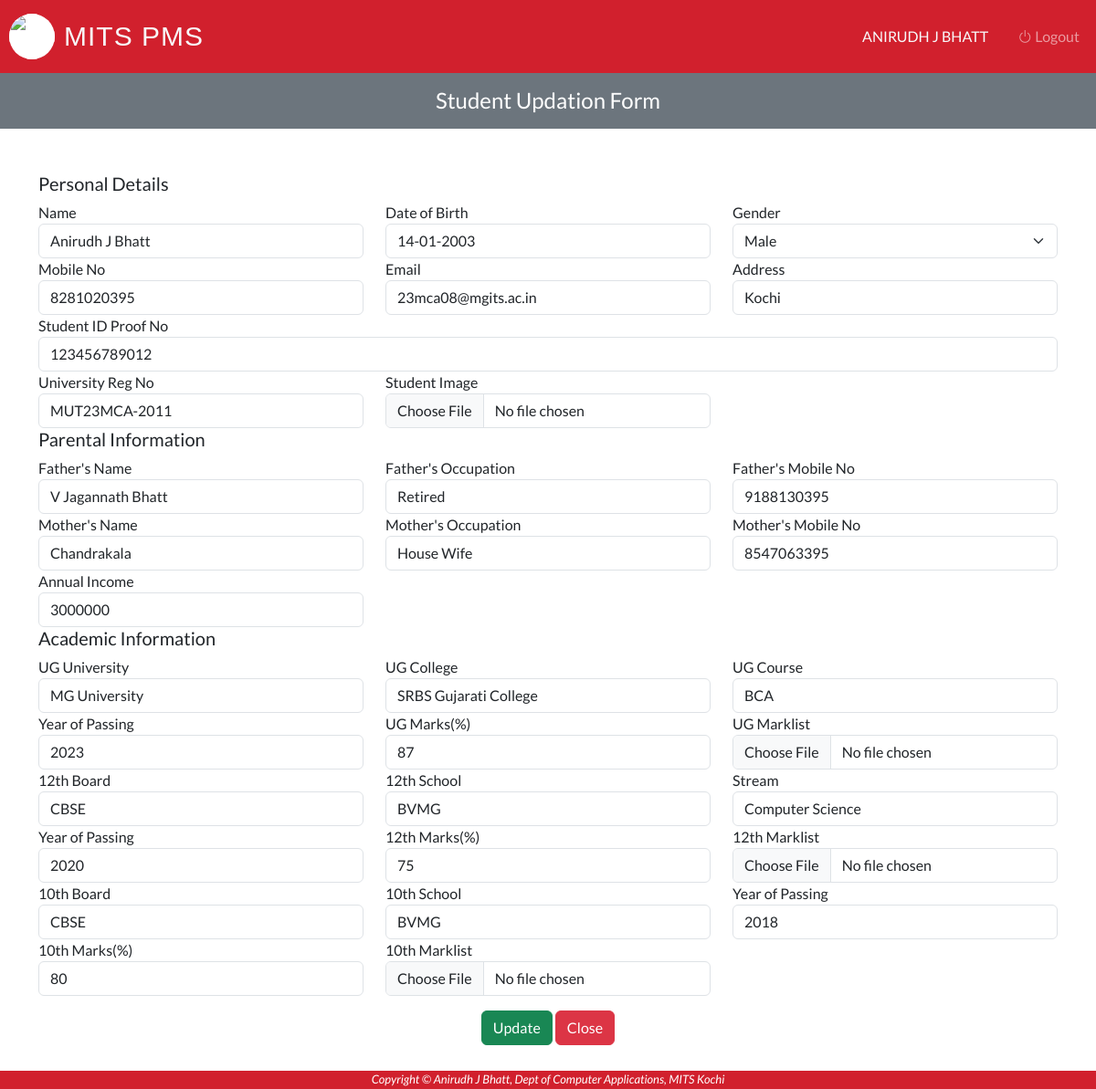
Page /Student/update-student.php?Stud_ID=23MCA08 (signed in) on the committed database.
### tables this page shows
CREATE TABLE `student` (
  `Stud_ID` varchar(50) NOT NULL,
  `Stud_Name` varchar(50) NOT NULL,
  `Stud_DOB` varchar(20) NOT NULL,
  `Stud_Gender` varchar(10) NOT NULL,
  `Stud_Mob` varchar(15) NOT NULL,
  `Stud_Email` varchar(50) NOT NULL,
  `Stud_Address` varchar(250) NOT NULL,
  `Stud_Course` varchar(50) NOT NULL,
  `Stud_Batch` varchar(25) NOT NULL,
  `Stud_ID_No` varchar(15) NOT NULL,
  `Stud_Reg_No` varchar(50) NOT NULL,
  `Stud_Father_Name` varchar(50) NOT NULL,
  `Stud_Father_Occ` varchar(50) NOT NULL,
  `Stud_Father_No` varchar(11) NOT NULL,
  `Stud_Mother_Name` varchar(50) NOT NULL,
  `Stud_Mother_Occ` varchar(50) NOT NULL,
  `Stud_Mother_No` varchar(11) NOT NULL,
  `Annual_Income` int(11) NOT NULL,
  `UG_Univ` varchar(50) NOT NULL,
  `UG_College` varchar(50) NOT NULL,
  `UG_Course` varchar(50) NOT NULL,
  `YOP_UG` int(5) NOT NULL,
  `Marks_UG` double DEFAULT NULL,
  `Board_12th` varchar(25) NOT NULL,
  `School_12th` varchar(50) NOT NULL,
  `Stream_12th` varchar(50) NOT NULL,
  `YOP_12th` int(5) NOT NULL,
  `Marks_12th` double DEFAULT NULL,
  `Board_10th` varchar(25) NOT NULL,
  `School_10th` varchar(50) NOT NULL,
  `YOP_10th` int(5) NOT NULL,
  `Marks_10th` double DEFAULT NULL,
  `CGPA` double DEFAULT NULL,
  `Stud_Backlogs` int(50) NOT NULL,
  `Stud_Image` longblob NOT NULL,
  `Mark_List_10th` longblob NOT NULL,
  `Mark_List_12th` longblob NOT NULL,
  `Mark_List_UG` longblob NOT NULL,
  `Stud_Year` varchar(10) NOT NULL,
  `Stud_Placement` int(5) NOT NULL,
  `Stud_Package` int(10) NOT NULL
);

### Student/update-student.php (the view, shortened to what this page needs)
<?php
	require_once "../connection/connection.php";
    $Stud_ID = $_REQUEST['Stud_ID'];
    $query = "SELECT * FROM `student` WHERE `Stud_ID` = '$Stud_ID'";
    $run = mysqli_query($con, $query);
    $row = mysqli_fetch_array($run);
?>
<!DOCTYPE html>
<html lang="en">
<head>
    <link href="https://cdn.jsdelivr.net/npm/bootstrap@5.0.2/dist/css/bootstrap.min.css"
    rel="stylesheet">
</head>
<body>
    <?php include('../Common/header.php') ?>
    <div class="col-xl-12 col-lg-12 col-md-12 w-100">
		<div class="bg-secondary text-center">
			<div class="table-one flex-wrap flex-md-no-wrap pt-3 pb-2 mb-3 text-white admin-dashboard pl-3">
				<h4>Student Updation Form</h4>
			</div>
		</div>
	</div>
    <div class="container mt-5 mb-5">
        <form id="studregform" method="POST" enctype="multipart/form-data" onsubmit="return validateForm()">
            <h5>Personal Details</h5>
            <div class="row">
                <div class="col">
                    <label>Name</label>
                    <input type="text" class="form-control" value= "<?php echo $row['Stud_Name']; ?>" name="Stud_Name">
                </div>
                <div class="col">
                    <label>Date of Birth</label>
                    <input type="text" class="form-control" value = "<?php echo $row['Stud_DOB'] ?>" name="Stud_DOB">
                </div>
                <div class="col">
                    <label>Gender</label>
                    <select class="form-select" name="Stud_Gender">
                        <option value="Male" <?php echo ($row['Stud_Gender'] == "Male") ? 'selected' : ''; ?>>Male</option>
                    </select>
                </div>
            </div>
            <div class="row">
                <div class="col">
                    <label>Mobile No</label>
                    <input type="text" class="form-control" value= "<?php echo $row['Stud_Mob']; ?>" name="Stud_Mob">
                </div>
                <div class="col">
                    <label>Email</label>
                    <input type="email" class="form-control" value= "<?php echo $row['Stud_Email']; ?>" name="Stud_Email">
                </div>
                <div class="col">
                    <label>Address</label>
                    <input type="text" class="form-control" value= "<?php echo $row['Stud_Address']; ?>" name="Stud_Address">
                </div>
            </div>
            <div class="row">
                <div class="col">
                    <label>Student ID Proof No</label>
                    <input type="text" class="form-control" value= "<?php echo $row['Stud_ID_No']; ?>" name="Stud_ID_No">
                </div>
            </div>
            <div class="row">
                <div class="col-sm-4">
                    <label>University Reg No</label>
                    <input type="text" class="form-control" value= "<?php echo $row['Stud_Reg_No']; ?>" name="Stud_Reg_No">
                </div>
                <div class="col-sm-4">
                    <label>Student Image</label>
                    <input type="file" class="form-control" name="Stud_Image">
                </div>
            </div>
            <h5>Parental Information</h5>
            <div class="row">
                <div class="col">
                    <label>Father's Name</label>
                    <input type="text" class="form-control" value= "<?php echo $row['Stud_Father_Name']; ?>" name="Stud_Father_Name">
                </div>
                <div class="col">
                    <label>Father's Occupation</label>
                    <input type="text" class="form-control" value= "<?php echo $row['Stud_Father_Occ']; ?>" name="Stud_Father_Occ">
                </div>
                <div class="col">
                    <label>Father's Mobile No</label>
                    <input type="text" class="form-control" value= "<?php echo $row['Stud_Father_No']; ?>" name="Stud_Father_No">
                </div>
            </div>
            <div class="row">
                <div class="col">
                    <label>Mother's Name</label>
                    <input type="text" class="form-control" value= "<?php echo $row['Stud_Mother_Name']; ?>" name="Stud_Mother_Name">
                </div>
                <div class="col">
                    <label>Mother's Occupation</label>
                    <input type="text" class="form-control" value= "<?php echo $row['Stud_Mother_Occ']; ?>" name="Stud_Mother_Occ">
                </div>
                <div class="col">
                    <label>Mother's Mobile No</label>
                    <input type="text" class="form-control" value= "<?php echo $row['Stud_Mother_No']; ?>" name="Stud_Mother_No">
                </div>
            </div>
            <div class="row">
                <div class="col-sm-4">
                    <label>Annual Income</label>
                    <input type="text" class="form-control" value= "<?php echo $row['Annual_Income']; ?>" name="Annual_Income">
                </div>
            </div>
            <h5>Academic Information</h5>
            <div id="UG">
                <div class="row">
                    <div class="col">
                        <label>UG University</label>
                        <input type="text" class="form-control" value= "<?php echo $row['UG_Univ']; ?>" name="UG_Univ">
                    </div>
                    <div class="col">
                        <label>UG College</label>
                        <input type="text" class="form-control" value= "<?php echo $row['UG_College']; ?>" name="UG_College">
                    </div>
                    <div class="col">
                        <label>UG Course</label>
                        <input type="text" class="form-control" value= "<?php echo $row['UG_Course']; ?>" name="UG_Course">
                    </div>
                </div>
                <div class="row">
                    <div class="col">
                        <label>Year of Passing</label>
                        <input type="text" class="form-control" value= "<?php echo $row['YOP_UG']; ?>" name="YOP_UG">
                    </div>
                    <div class="col">
                        <label>UG Marks(%)</label>
                        <input type="text" class="form-control" value= "<?php echo $row['Marks_UG']; ?>" name="Marks_UG">
                    </div>
                    <div class="col-sm-4">
                        <label>UG Marklist</label>
                        <input type="file" class="form-control" name="Mark_List_UG">
                    </div>
                </div>
            </div>
            <div class="row">
                <div class="col">
                    <label>12th Board</label>
                    <input type="text" class="form-control" value= "<?php echo $row['Board_12th']; ?>" name="Board_12th">
                </div>
                <div class="col">
                    <label>12th School</label>
                    <input type="text" class="form-control" value= "<?php echo $row['School_12th']; ?>" name="School_12th">
                </div>
                <div class="col">
                    <label>Stream</label>
                    <input type="text" class="form-control" value= "<?php echo $row['Stream_12th']; ?>" name="Stream_12th">
                </div>
            </div>
            <div class="row">
                <div class="col">
                    <label>Year of Passing</label>
                    <input type="text" class="form-control" value= "<?php echo $row['YOP_12th']; ?>" name="YOP_12th">
                </div>
                <div class="col">
                    <label>12th Marks(%)</label>
                    <input type="text" class="form-control" value= "<?php echo $row['Marks_12th']; ?>" name="Marks_12th">
                </div>
                <div class="col-sm-4">
                    <label>12th Marklist</label>
                    <input type="file" class="form-control" name="Mark_List_12th">
                </div>
            </div>
            <div class="row">
                <div class="col">
                    <label>10th Board</label>
                    <input type="text" class="form-control" value= "<?php echo $row['Board_10th']; ?>" name="Board_10th">
                </div>
                <div class="col">
                    <label>10th School</label>
                    <input type="text" class="form-control" value= "<?php echo $row['School_10th']; ?>" name="School_10th">
                </div>
                <div class="col">
                    <label>Year of Passing</label>
                    <input type="text" class="form-control" value= "<?php echo $row['YOP_10th']; ?>" name="YOP_10th">
                </div>
            </div>
            <div class="row">
                <div class="col-4">
                    <label>10th Marks(%)</label>
                    <input type="text" class="form-control" value= "<?php echo $row['Marks_10th']; ?>" name="Marks_10th">
                </div>
                <div class="col-4">
                    <label>10th Marklist</label>
                    <input type="file" class="form-control" name="Mark_List_10th">
                </div>
            </div>
            <div class="mt-3 text-center">
                <input type="Submit" class="btn btn-success" value="Update" name="update">
                <input type="button" class="btn btn-danger" value="Close" onClick="window.location.href='../student/student-info.php';">
            </div>
        </form>
    </div>
    <?php include('../Common/footer.php') ?>
</body>
</html>

### Common/header.php (shortened to what this page needs)
<?php
    if (isset($_SESSION["LoginAdmin"])) {
        $userid = $_SESSION["LoginAdmin"];
        $username = "MITS Placement Cell";
    } elseif (isset($_SESSION["LoginFaculty"])) {
        $Fac_ID=$_SESSION['LoginFaculty'];
        $query = "SELECT * FROM `faculty` WHERE `Fac_ID` = '$Fac_ID' ";
        $run = mysqli_query($con, $query);
        $res = mysqli_fetch_array($run);
        $username = $res['Fac_Name'];
    } elseif (isset($_SESSION["LoginStudent"])) {
        $Stud_ID=$_SESSION['LoginStudent'];
	    $query = "SELECT * FROM `student` WHERE `Stud_ID` = '$Stud_ID' ";
        $run = mysqli_query($con, $query);
        $res = mysqli_fetch_array($run);
        $username = $res['Stud_Name'];
    }
?>
<html lang="en">
<head>
    <link href="https://cdn.jsdelivr.net/npm/bootstrap@5.3.3/dist/css/bootstrap.min.css" rel="stylesheet">
    <link rel="stylesheet" href="https://cdn.jsdelivr.net/npm/bootstrap-icons@1.11.3/font/bootstrap-icons.min.css">
    <link rel="stylesheet" href="../Css/style.css">
</head>
<body>
    <nav class="navbar navbar-expand-lg  navbar-dark header-back sticky-top">
        <a class="navbar-brand d-flex align-items-center" href="">
            <img src="../Images/cdc_mits_logo.png" class="logo-image bg-white" width="50" height="50">
            <h3 class="text-light text-uppercase ml-2">MITS PMS</h3>
        </a>
        <div class="collapse navbar-collapse" id="navbarNavDropdown">
            <ul class="navbar-nav ms-auto">
                <li class="nav-item d-flex align-items-center me-3">
                    <span class="nav-link text-light text-uppercase disabled">
                        <?php echo $username; ?>
                    </span>
                </li>
                <li class="nav-item">
                    <a class="nav-link btn" href="../login/logout.php">
                        <i class="bi bi-power" aria-hidden="true"></i> Logout
                    </a>
                </li>
            </ul>
        </div>
    </nav>
</body>
</html>

### Css/style.css (style rules this page uses)
body { font-family: 'Lato', sans-serif; background-color: #ffffff; }
.header-back { background-color: #d1202d; padding: 10px; height: fit-content; }
.navbar-brand h3 { font-family: 'Poppins', sans-serif; margin-bottom: 0; letter-spacing: 1px; margin-left: 10px; font-size: 30px; display: flex; }
.logo-image { border-radius: 50%; transition: transform 0.3s ease; }
img { display: block; margin: 0 auto; max-width: 100%; border-radius: 50%; }

### Student/update-student.php (style rules this page uses)
input { margin-bottom: 15px; }

### rows in the picture
student: Stud_Name "ANIRUDH J BHATT", Stud_Name "Anirudh J Bhatt", Stud_DOB "14-01-2003", Stud_Gender "Male", Stud_Mob "8281020395", Stud_Email "23mca08@mgits.ac.in", Stud_Address "Kochi", Stud_ID_No "123456789012", Stud_Reg_No "MUT23MCA-2011", Stud_Father_Name "V Jagannath Bhatt", Stud_Father_Occ "Retired", Stud_Father_No "9188130395", Stud_Mother_Name "Chandrakala", Stud_Mother_Occ "House Wife", Stud_Mother_No "8547063395", Annual_Income "3000000", UG_Univ "MG University", UG_College "SRBS Gujarati College", UG_Course "BCA", YOP_UG "2023", Marks_UG "87", Board_12th "CBSE", School_12th "BVMG", Stream_12th "Computer Science", YOP_12th "2020", Marks_12th "75", Board_10th "CBSE", School_10th "BVMG", YOP_10th "2018", Marks_10th "80"
